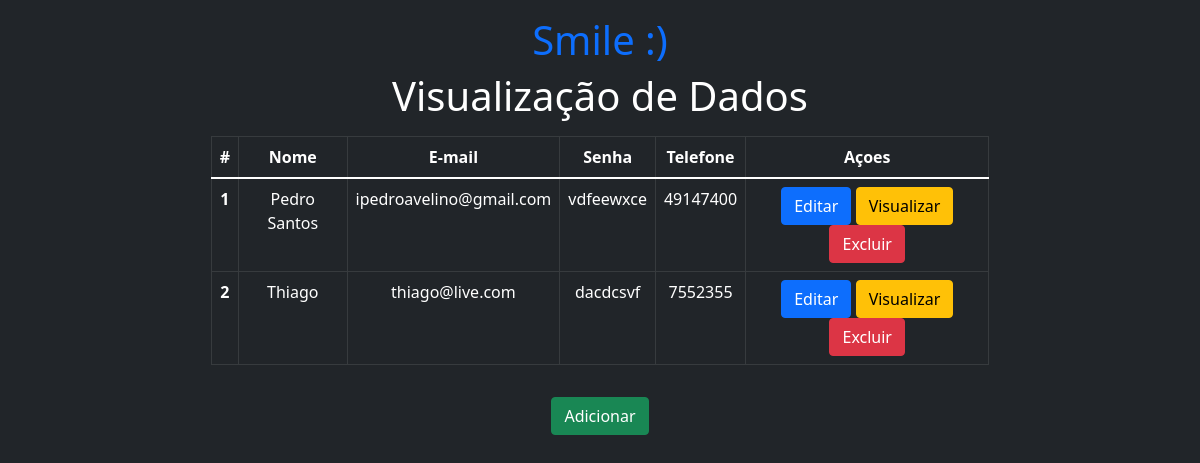
Before: / with the older database file.
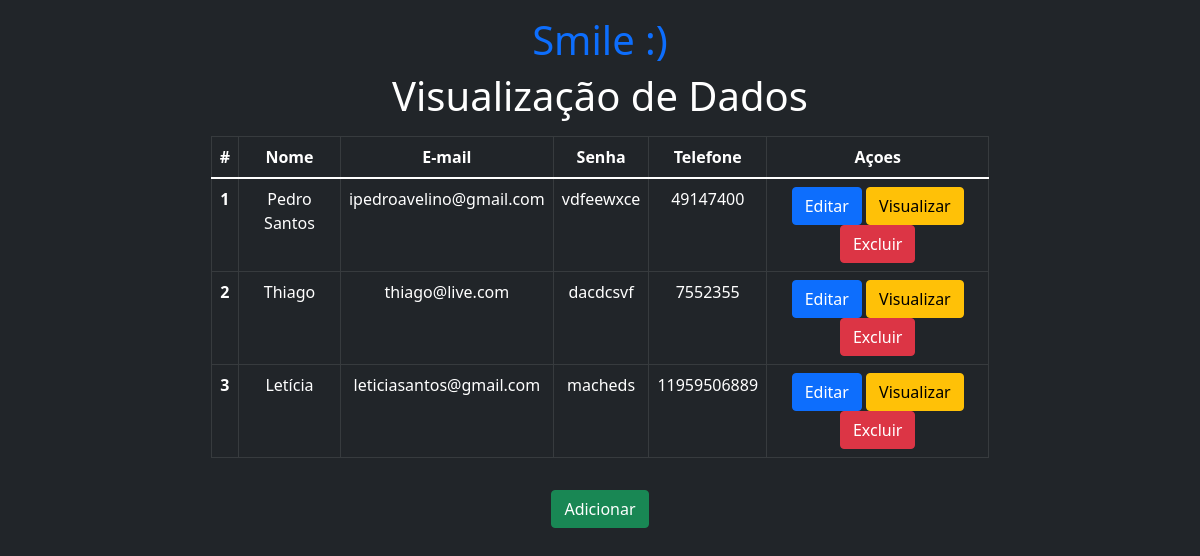
After: the same page with the newer database file.
### app/models.py (models this page shows)
class Usuario(models.Model):
    nome = models.CharField(max_length=30)
    email = models.CharField(max_length=30)
    senha = models.CharField(max_length=20)
    telefone = models.CharField(max_length=13)

### app/views.py (the view)
# urls.py: 2. Add a URL to urlpatterns:  path('', views.home, name='home')
def home(request):
    data = {}
    search = request.GET.get('search')
    if search:
        data['db'] = Usuario.objects.filter(nome__icontains=search)
    else:
        data ['db'] = Usuario.objects.all()
    return render(request,'index.html', data )

### app/templates/index.html (shortened to what this page needs)
<!DOCTYPE html>
<html lang="pt-br">
    <head>
        <link href="https://cdn.jsdelivr.net/npm/bootstrap@5.1.1/dist/css/bootstrap.min.css" rel="stylesheet">
    </head>
    <body class="p-3 mb-2 bg-dark text-white">
        <div class="col-8 m-auto pt2 pb-2 text-center">
            <h1 class="text-primary">Smile :)</h1>
              <h1>Visualização de Dados</h1>
        </div>
        <div class="col-8 m-auto pt2 pb-2 text-center">
            <table class="table table-bordered table-dark">
                <thead>
                  <tr>
                    <th scope="col">#</th>
                    <th scope="col">Nome</th>
                    <th scope="col">E-mail</th>
                    <th scope="col">Senha</th>
                    <th scope="col">Telefone</th>
                    <th scope="col">Açoes</th>
                  </tr>
                </thead>
                <tbody>
                    {% for dbs in db %}
                  <tr>
                    <th>{{dbs.id}}</th>
                    <td>{{dbs.nome}}</td>
                    <td>{{dbs.email}}</td>
                    <td>{{dbs.senha}}</td>
                    <td>{{dbs.telefone}}</td>
                    <td>
                      <a href="/edit/{{dbs.id}}" class="btn btn-primary">Editar</a>
                      <a href="/view/{{dbs.id}}" class="btn btn-warning">Visualizar</a>
                      <a href="/delete/{{dbs.id}}" class="btn btn-danger">Excluir</a>
                    </td>
                    </tr>
                    {% endfor %}
                </tbody>
              </table>
        </div>
        <div class="col-8 m-auto pt-2 pb-2 text-center">
          <a href="/form" class="btn btn-success">Adicionar</a>
      </div>
    </body>
</html>

Changed rows visible on the page:
added Usuario: id "3", nome "Letícia", email "leticiasantos@gmail.com", senha "macheds", telefone "11959506889"
